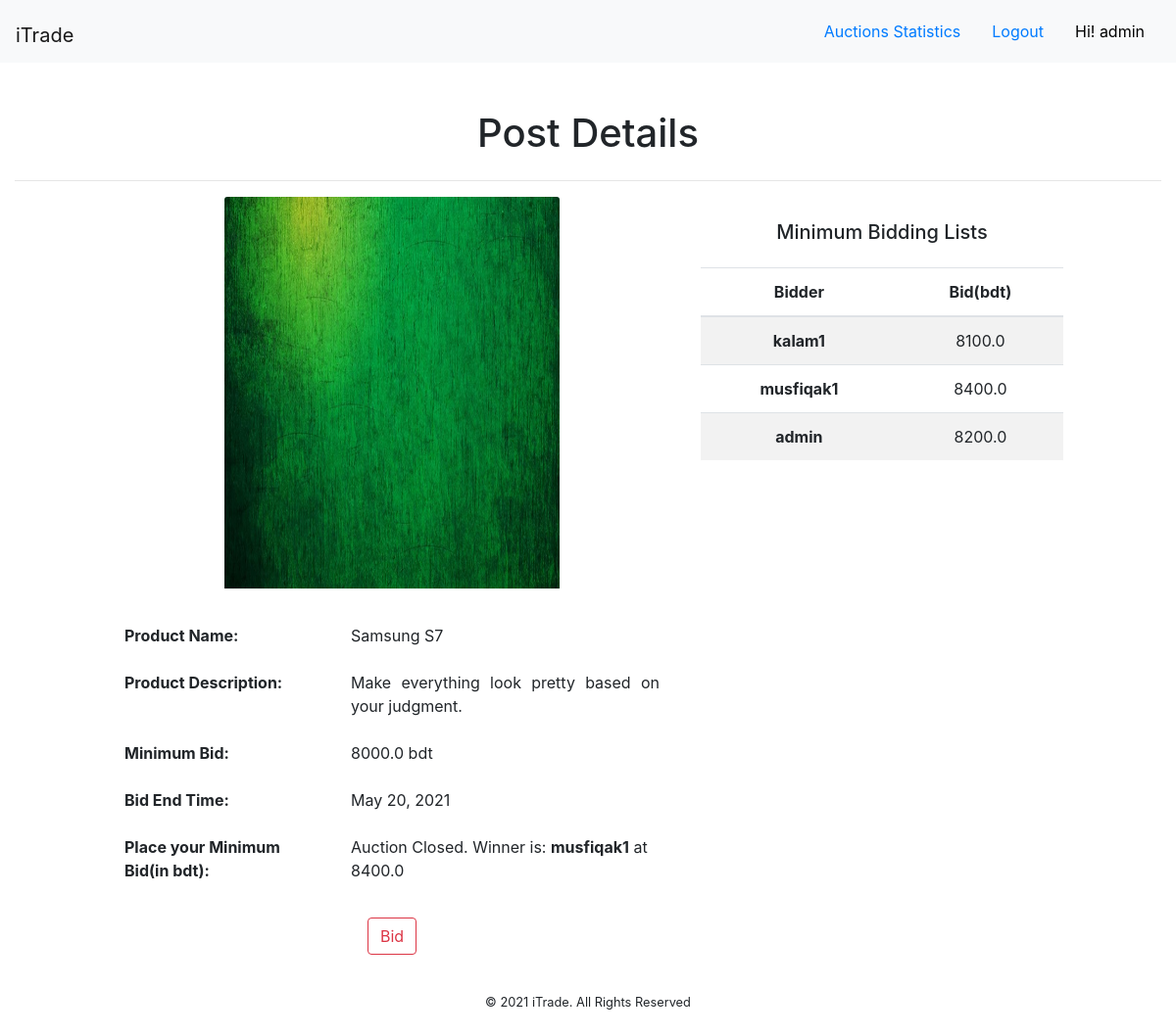
The app's page /itrade/admin/post/12/details (signed in), older data.
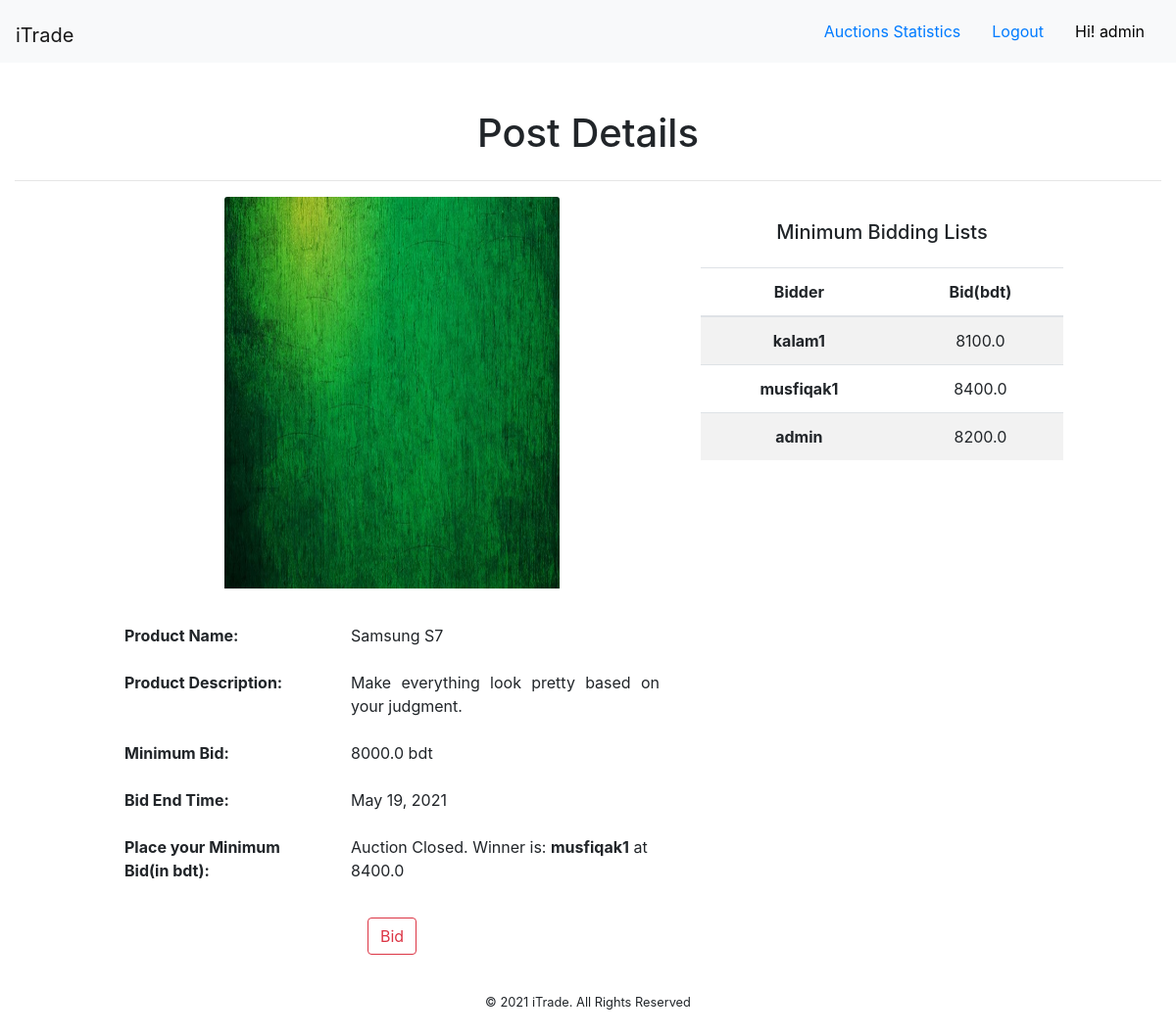
The same page, newer data.
### tradeapp/models.py (models this page shows, shortened)
class TradePost(models.Model):
    publisher_name = models.ForeignKey(User, on_delete=models.CASCADE)
    product_name = models.CharField(max_length=200)
    product_description = models.TextField()
    product_image = models.ImageField(upload_to='trade_images')
    product_price = models.FloatField(default=0.0)
    end_date = models.DateField(auto_now=False, auto_now_add=False)
    posted_on = models.DateTimeField(auto_now=False, auto_now_add=True)

### adminapp/views.py (the view, shortened to what this page needs)
# urls.py: path('post/<int:id>/details', views.admin_single_posts, name="admin_single_post"),
def admin_single_posts(request, id):
    if request.user.is_authenticated:
        if request.user.is_staff:
            post = get_object_or_404(TradePost, pk=id)
            get_user = get_object_or_404(User, id=request.user.id)
            get_bidder_list = BiddingPost.objects.filter(bid_product_name=post).order_by('-posted_on')
            check_lt = TradePost.objects.filter(pk=id, end_date__lt=datetime.date.today())
            if check_lt:
                get_winner = []
                for w in get_bidder_list:
                    get_winner.append(w.bid_product_price_bdt)
                winner_price = max(get_winner)
                winner = BiddingPost.objects.get(bid_product_price_bdt=winner_price)
                winner_name = winner.bid_publisher_name
                context = {
                    "quote": "Auction Closed. Winner is: ",
                    "bid": get_bidder_list,
                    "post": post,
                    "winner": winner_name,
                    "at": " at ",
                    "price": winner_price,
                }
                return render(request, 'adminsite/admin_single_post.html', context)
        else:
            return HttpResponseNotFound('<h1 style="text-align:center;">You are not eligible to see this page <br> DO '
                                        '<a href="/">LOGIN</a></h1>')
    else:
        return HttpResponseNotFound('<h1 style="text-align:center;">You are not eligible to see this page <br> DO '
                                    '<a href="/">LOGIN</a></h1>')

### templates/adminsite/admin_single_post.html (shortened to what this page needs)
{% extends 'base.html' %}
{% load crispy_forms_filters %}
{% block navbar %}
        <a class="nav-link ml-0" href="{% url 'auction_static' %}">Auctions Statistics</a>
        <a class="nav-link ml-0" href="{% url 'logout' %}">Logout</a>
        <a class="nav-link ml-0" style="color:black;">Hi! {{ user.username }}</a>
{%endblock navbar %}
{% block content %}
    <div class="col-md-12 text-center">
        <h1 class="mb-4 mt-5"> Post Details</h1><hr>
        <div class="row">
            <div class="col-md-6 offset-1">
                <img style="width: 60%;height: 400px;" src="{{ post.product_image.url }}" class="card-img-top mb-4" alt="image">
                <form method="post">
                <table class="table table-borderless">
                  <tbody>
                    <tr>
                        <th class="text-left" scope="col">Product Name:</th>
                        <td class="text-left" scope="row">{{ post.product_name }}</td>
                    </tr>
                    <tr>
                        <th class="text-left" scope="col">Product Description:</th>
                        <td class="text-justify" scope="row">{{ post.product_description }}</td>
                    </tr>
                    <tr>
                        <th class="text-left" scope="col">Minimum Bid:</th>
                        <td class="text-left" scope="row">{{ post.product_price }} bdt</td>
                    </tr>
                    <tr>
                        <th class="text-left" scope="col">Bid End Time:</th>
                        <td class="text-left" scope="row">{{ post.end_date|date:"M j, Y" }}</td>
                    </tr>
                    <tr>
                        <th class="text-left" scope="col">Place your Minimum Bid(in bdt):</th>
                        <td class="text-left" scope="row">
                            {{ form|crispy }} {{ quote }} <b>{{ winner }}</b> {{ at }} {{ price }}
                        </td>
                    </tr>
                  </tbody>
                </table>
                <div class="text-center mt-4">
                      <button type="submit" class="btn btn-outline-danger">Bid</button>
                  </div>
               </form>
            </div>
            <div class="col-md-4">
                <h5 class="mb-4 mt-4">Minimum Bidding Lists</h5>
                <table class="table table-striped">
                  <thead>
                    <tr>
                      <th scope="col">Bidder</th>
                      <th scope="col">Bid(bdt)</th>
                    </tr>
                  </thead>
                  <tbody>
                  {% for b in bid %}
                    <tr>
                      <th scope="row">{{ b.bid_publisher_name }}</th>
                      <td>{{ b.bid_product_price_bdt }}</td>
                    </tr>
                  {% endfor %}
                  </tbody>
                </table>
            </div>
        </div>
    </div>
{% endblock content %}
{% block footer %}
    <footer style="text-align:center;padding: 35px 0px 8px 0px!important;">
        <p><small>&copy; 2021 iTrade. All Rights Reserved </small></p>
  </footer>
{% endblock footer %}

Row changes from the older to the newer data that the page shows:
changed TradePost "Samsung S7": end_date "May 20, 2021" → "May 19, 2021"
